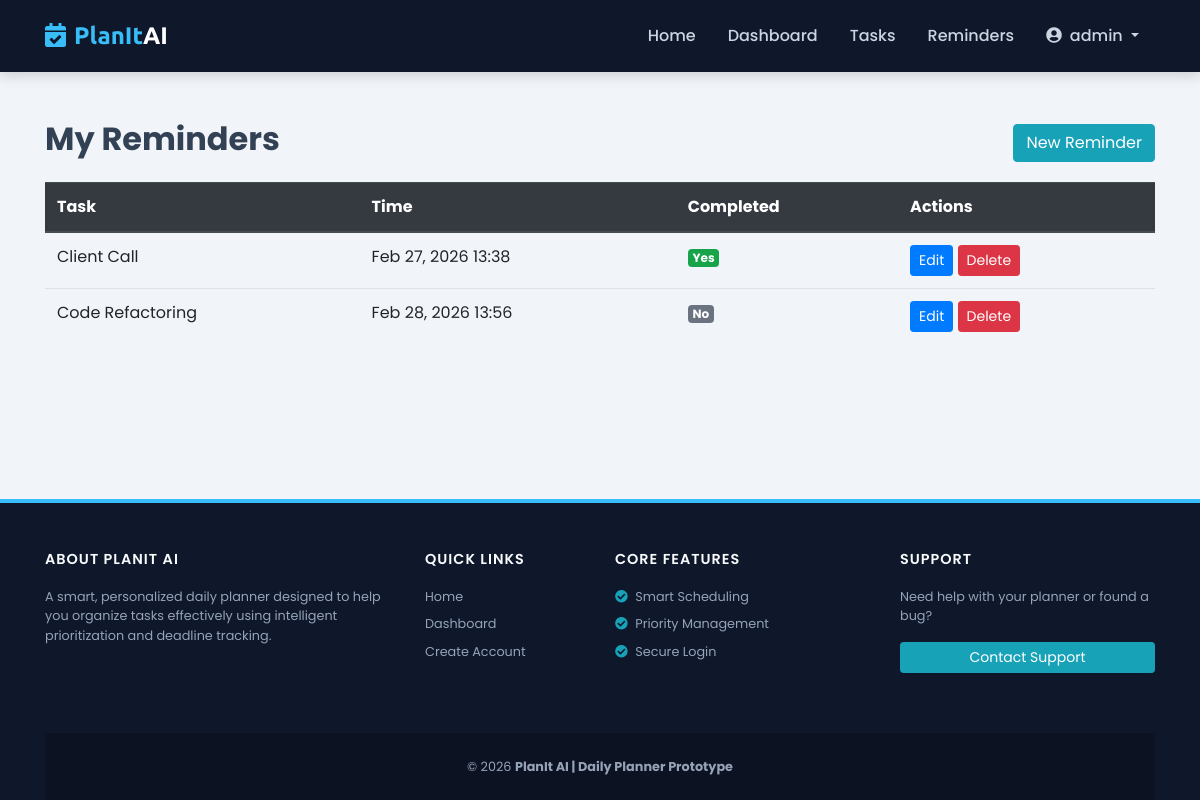
The app's page /reminders/ (signed in) with its own data.
### myapp/models.py (models this page shows, shortened)
class Reminder(models.Model):
    reminder_id = models.AutoField(primary_key=True)
    task = models.ForeignKey(Task, on_delete=models.CASCADE, related_name='reminders')
    reminder_time = models.DateTimeField()
    is_completed = models.BooleanField(default=False)

class Task(models.Model):
    PRIORITY_CHOICES = (
        (1, 'High'),
        (2, 'Medium'),
        (3, 'Low'),
    )
    STATUS_CHOICES = (
        ('pending', 'Pending'),
        ('completed', 'Completed'),
        ('overdue', 'Overdue'),
    )
    RECURRENCE_CHOICES = (
        ('none', 'None'),
        ('daily', 'Daily'),
        ('weekly', 'Weekly'),
        ('monthly', 'Monthly'),
    )
    task_id = models.AutoField(primary_key=True)
    user = models.ForeignKey(CustomerUser, on_delete=models.CASCADE, related_name='tasks')
    category = models.ForeignKey(Category, on_delete=models.SET_NULL, null=True, blank=True)
    title = models.CharField(max_length=255)
    description = models.TextField(blank=True, null=True)
    priority = models.IntegerField(choices=PRIORITY_CHOICES, default=2)
    due_date = models.DateTimeField()
    duration_minutes = models.IntegerField(default=60)
    status = models.CharField(max_length=20, choices=STATUS_CHOICES, default='pending')
    completed_at = models.DateTimeField(blank=True, null=True)
    recurrence_pattern = models.CharField(
        max_length=20,
        choices=RECURRENCE_CHOICES,
        default='none'
    )
    bookmarked = models.BooleanField(default=False)
    is_deleted = models.BooleanField(default=False)
    created_at = models.DateTimeField(auto_now_add=True)
    updated_at = models.DateTimeField(auto_now=True)
    class Meta:
        ordering = ['priority', 'due_date']
        indexes = [
            models.Index(fields=['user', 'priority']),
            models.Index(fields=['due_date']),
            models.Index(fields=['status']),
        ]

### myapp/views.py (the view)
# urls.py: path('reminders/', views.reminder_list, name='reminder_list'),
def reminder_list(request):
    user = get_logged_in_user(request)
    if not user:
        return redirect('login')
    reminders = Reminder.objects.filter(task__user=user).order_by('reminder_time')
    return render(request, 'reminder_list.html', {'reminders': reminders})

### myapp/views.py (called while the page is built)
def get_logged_in_user(request):
    user_id = request.session.get('user_id')
    if not user_id:
        return None
    return CustomerUser.objects.filter(user_id=user_id).first()

### templates/reminder_list.html (shortened to what this page needs)
{% extends "base.html" %}
{% block content %}
<div class="container my-5">
    <div class="row">
        <div class="col-lg-12">
            <div class="d-flex justify-content-between align-items-center mb-3">
                <h2 class="font-weight-bold">My Reminders</h2>
                <a href="{% url 'create_reminder' %}" class="btn btn-info">New Reminder</a>
            </div>
            {% if reminders %}
            <div class="table-responsive">
                <table class="table table-hover">
                    <thead class="thead-dark">
                        <tr>
                            <th>Task</th>
                            <th>Time</th>
                            <th>Completed</th>
                            <th>Actions</th>
                        </tr>
                    </thead>
                    <tbody>
                        {% for reminder in reminders %}
                        <tr>
                            <td>{{ reminder.task.title }}</td>
                            <td>{{ reminder.reminder_time|date:"M d, Y H:i" }}</td>
                            <td>
                                {% if reminder.is_completed %}
                                    <span class="badge badge-success">Yes</span>
                                {% else %}
                                    <span class="badge badge-secondary">No</span>
                                {% endif %}
                            </td>
                            <td>
                                <a href="{% url 'edit_reminder' reminder.reminder_id %}" class="btn btn-sm btn-primary">Edit</a>
                                <a href="{% url 'delete_reminder' reminder.reminder_id %}" class="btn btn-sm btn-danger" onclick="return confirm('Delete this reminder?');">Delete</a>
                            </td>
                        </tr>
                        {% endfor %}
                    </tbody>
                </table>
            </div>
            {% else %}
                <div class="text-center py-5">
                    <i class="fas fa-bell fa-4x text-muted mb-3"></i>
                    <h5 class="text-muted">No Reminders Found</h5>
                    <p class="small text-secondary">Create a reminder to get notifications for your tasks.</p>
                </div>
            {% endif %}
        </div>
    </div>
</div>
{% endblock %}

### templates/base.html (style rules this page uses)
:root { --primary-color: #0f172a; --accent-color: #38bdf8; --high-priority: #ef4444; --low-priority: #22c55e; --light-bg: #f1f5f9; }
body { font-family: 'Poppins', sans-serif; background-color: var(--light-bg); color: #334155; display: flex; flex-direction: column; min-height: 100vh; }

### templates/reminder_list.html (style rules this page uses)
.badge-success { background-color: #16a34a; color: white; }
.badge-secondary { background-color: #6b7280; color: white; }

### records on screen
Reminder: task "Client Call", reminder_time "Feb 27, 2026 13:38", is_completed "Yes"
Reminder: task "Code Refactoring", reminder_time "Feb 28, 2026 13:56", is_completed "No"

### other values on screen
{{ request.session.username }} "admin"
